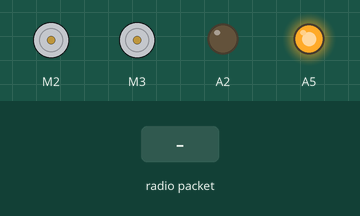
A sketch run on a simulated Arduino Uno, built with avr-gcc and run on an emulated ATmega328P. Shown: 2 × DC motor (green arrow = forward, orange = backward, longer = faster), output pins drawn as LEDs (lit = HIGH). The inputs (shaded band) are chosen by the test bench. No radio packets arrive unless stated.

Above: at 1.2 s.
1.3 s: radio packet "1" arrives
At 1.9 s:
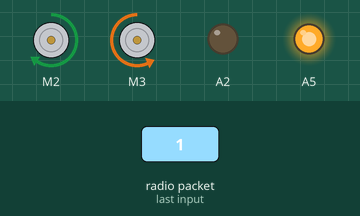
2.8 s: radio packet "0" arrives
At 3.1 s:
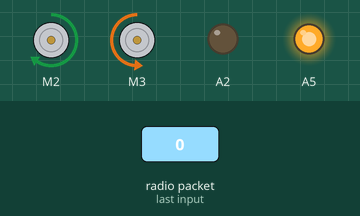
4.3 s: radio packet "2" arrives
At 5.4 s:
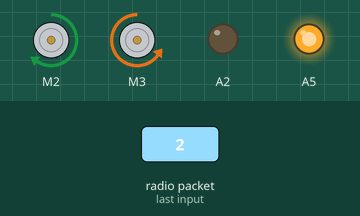
Timing chart, 0 to 7.3 s (numbered marks = the images above; inputs shaded):
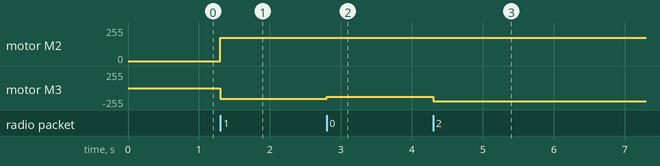

Measured:
- after the input at 1.3 s, motor M2: stopped → forward 174/255 at once; motor M3: stopped → backward 164/255 at once
- after the input at 2.8 s, motor M3: backward 164/255 → backward 133/255 at once
- after the input at 4.3 s, motor M3: backward 133/255 → backward 196/255 at once

The sketch:

TankReceiver.ino
```cpp
#include <AFMotor.h>
#include <VirtualWire.h>

double JoystickVals[2];

AF_DCMotor leftMotor(2);
AF_DCMotor rightMotor(3);
void setup() {
  pinMode(A2,OUTPUT);
  digitalWrite(A2,LOW);
  pinMode(A5, OUTPUT);
  digitalWrite(A5, HIGH);
  vw_set_rx_pin(A3);
  vw_set_ptt_inverted(true);
  vw_setup(4000);
  vw_rx_start();
  Serial.begin(9600);
}

void loop() {
  getVals();
  tankDrive(JoystickVals[0], JoystickVals[1]);
}

//void getVals(){
//  int sensorArray[2];
//  uint8_t buf[VW_MAX_MESSAGE_LEN];
//  uint8_t buflen = VW_MAX_MESSAGE_LEN;
//  if (vw_get_message(buf, &buflen))
//  {
//  for (int i = 0; i < buflen; i++)
//    {
//      sensorArray[i] = buf[i];
//    }
//  JoystickVals[0] = sensorArray[0]/500.0;
//  JoystickVals[1] = sensorArray[1]/500.0;
//  Serial.println(JoystickVals[1]);
//  }
//}
void getVals(){
  uint8_t buf[VW_MAX_MESSAGE_LEN];
  uint8_t buflen = VW_MAX_MESSAGE_LEN;

    int recvData[2];
    uint8_t data_size = sizeof(recvData);

    if (vw_get_message((uint8_t *)&recvData, &data_size)) // Non-blocking
    {
//      Serial.println(recvData[0]);
//      Serial.println(recvData[1]);
      JoystickVals[0] = recvData[0] / 500.0;
      JoystickVals[1] = recvData[1] / 500.0;
	}

}
void tankDrive(double stickX, double stickY){
  double leftMotorSpeed;
  double rightMotorSpeed;
     if (stickX >= 0.0) {
       stickX = (stickX * stickX);
           }
     else {
       stickX = -(stickX * stickX);
           }
     if (stickY >= 0.0) {
       stickY = (stickY * stickY);
           }
     else {
       stickY = -(stickY * stickY);
           }
    if(abs(stickY) < 0.1){
            leftMotorSpeed = stickX;
            rightMotorSpeed = -stickX;
        }
   if(abs(stickY) < 0.1){
          leftMotorSpeed = stickX;
          rightMotorSpeed = -stickX;
        }
   else if (stickY > 0.0) {
     if (stickX > 0.0) {
       leftMotorSpeed = stickY;
       rightMotorSpeed = stickY * (1-stickX);
     } else {
       leftMotorSpeed = stickY * ( 1 + stickX );
       rightMotorSpeed = stickY;
     }
   } else {
     if (stickX > 0.0) {
       leftMotorSpeed = stickY * (1-stickX);
       rightMotorSpeed = stickY;
     } else {
       leftMotorSpeed = stickY;
       rightMotorSpeed = stickY * (1+stickX);
     }
   }
   runMotors(leftMotorSpeed,rightMotorSpeed);
}
void runMotors(double l, double r){
  int leftSpeed, rightSpeed;
  leftMotor.setSpeed(abs((int)(l*200)));
  rightMotor.setSpeed(abs((int)(r*255)));
  if(l<0){
    leftMotor.run(BACKWARD);
  }
  else{
    leftMotor.run(FORWARD);
  }
  if(r<0){
    rightMotor.run(BACKWARD);
  }
  else{
    rightMotor.run(FORWARD);
  }
}
```
